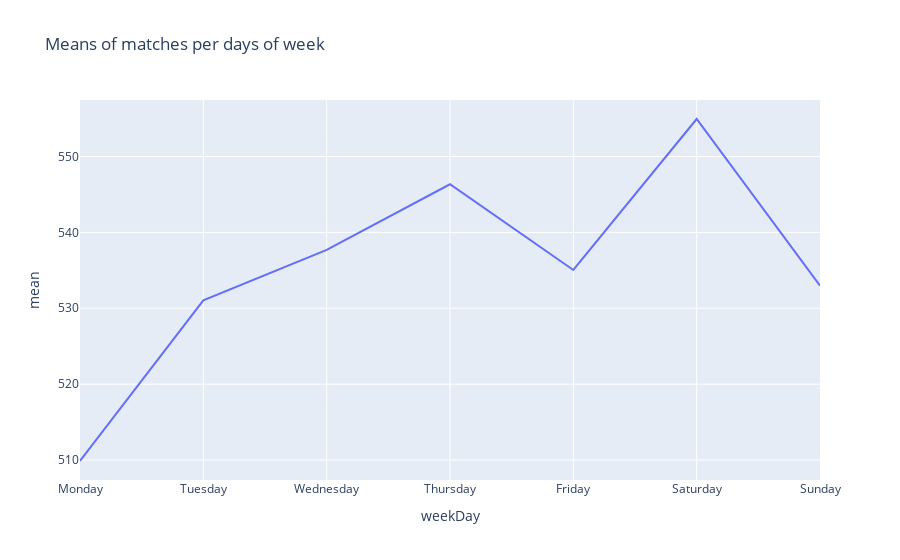

Notebook code cell kept with this figure:
### Code cell
fig = px.line(mean_matches_per_days_week, x = 'weekDay', y = 'mean', title = 'Means of matches per days of week')
fig.show()

### Figure 1 — Plotly figure (JSON) as saved in the notebook; plotly's stock layout.template omitted (floating-point values rounded to 4 significant figures)
{"data": [{"hovertemplate": "weekDay=%{x}<br>mean=%{y}<extra></extra>", "legendgroup": "", "line": {"color": "#636efa", "dash": "solid"}, "marker": {"symbol": "circle"}, "mode": "lines", "name": "", "orientation": "v", "showlegend": false, "type": "scatter", "x": ["Monday", "Tuesday", "Wednesday", "Thursday", "Friday", "Saturday", "Sunday"], "xaxis": "x", "y": [509.9, 531.0, 537.7, 546.3, 535.0, 554.9, 533.0], "yaxis": "y"}], "layout": {"legend": {"tracegroupgap": 0}, "title": {"text": "Means of matches per days of week"}, "xaxis": {"anchor": "y", "domain": [0, 1], "title": {"text": "weekDay"}}, "yaxis": {"anchor": "x", "domain": [0, 1], "title": {"text": "mean"}}}}
